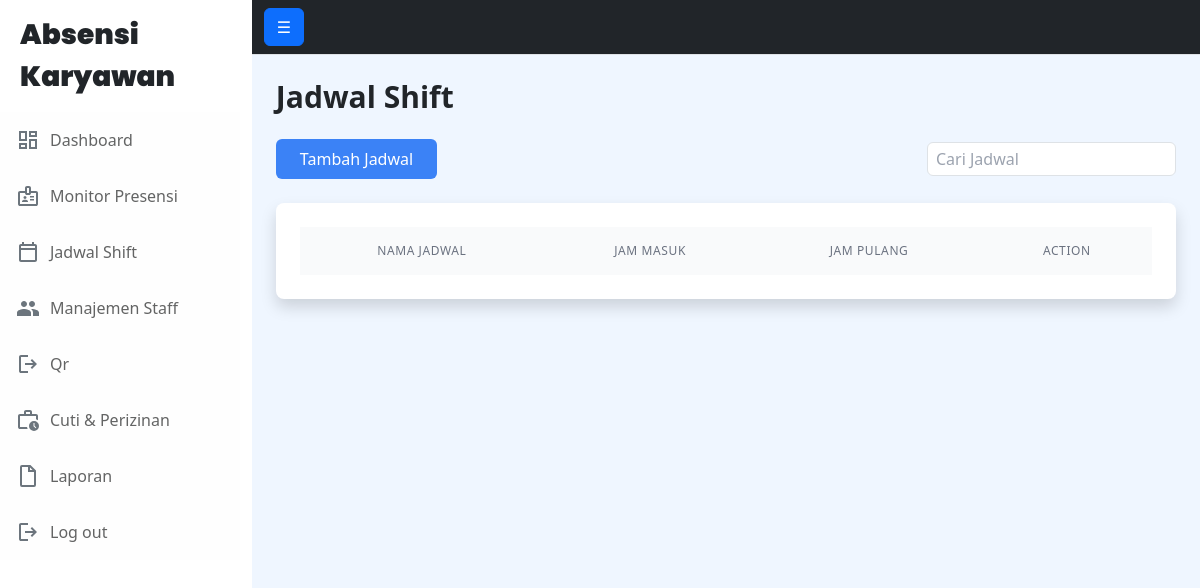
The app's page /app/pages/owner/schedule.php (signed in), older data.
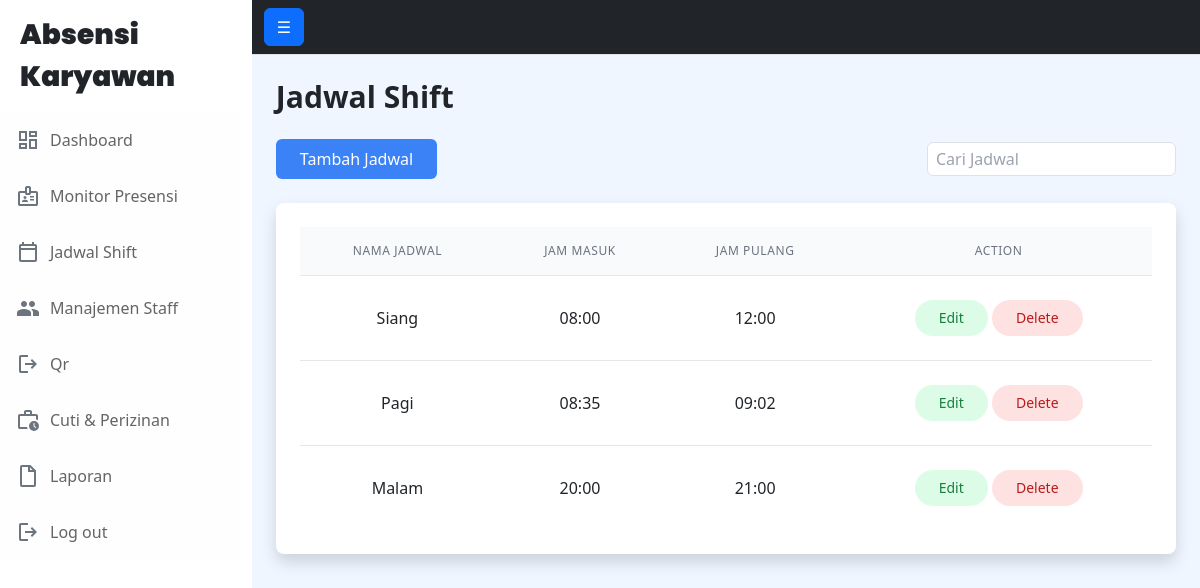
The same page, newer data.
### tables this page shows
CREATE TABLE `shift` (
  `id` int(11) NOT NULL,
  `nama_shift` varchar(50) NOT NULL,
  `jam_masuk` time NOT NULL,
  `jam_keluar` time NOT NULL
);

### app/pages/owner/schedule.php (the view, shortened to what the changed rows need)
<?php
require_once '../../../app/auth/auth.php';
try {
    $stmt = $pdo->query("SELECT * FROM shift ORDER BY jam_masuk");
    $shifts = $stmt->fetchAll(PDO::FETCH_ASSOC);
} catch (PDOException $e) {
    $_SESSION['error'] = "Error mengambil data jadwal: " . $e->getMessage();
    $shifts = [];
}
?>
<!DOCTYPE html>
<html lang="en">
<head>
    <link href="../../../assets/css/styles.css" rel="stylesheet" />
    <script src="https://cdn.tailwindcss.com"></script>
    <link rel="stylesheet" href="https://cdnjs.cloudflare.com/ajax/libs/font-awesome/5.15.3/css/all.min.css">
</head>
<body class="bg-blue-50">
    <div class="d-flex" id="wrapper">
        <div id="page-content-wrapper">
            <div class="container-fluid p-4">
                <h1 class="text-3xl font-semibold mb-4">Jadwal Shift</h1>
                <div class="bg-white shadow rounded-lg p-4 mb-4">
                    <table class="min-w-full divide-y divide-gray-200 text-center">
                        <thead class="bg-gray-50">
                            <tr>
                                <th class="px-6 py-3 text-xs font-medium text-gray-500 uppercase tracking-wider">Nama
                                    Jadwal</th>
                                <th class="px-6 py-3 text-xs font-medium text-gray-500 uppercase tracking-wider">Jam
                                    Masuk</th>
                                <th class="px-6 py-3 text-xs font-medium text-gray-500 uppercase tracking-wider">Jam
                                    Pulang</th>
                                <th class="px-6 py-3 text-xs font-medium text-gray-500 uppercase tracking-wider">Action
                                </th>
                            </tr>
                        </thead>
                        <tbody class="bg-white divide-y divide-gray-200">
                            <?php foreach ($shifts as $shift): ?>
                                <tr>
                                    <td class="px-6 py-4 whitespace-nowrap">
                                        <?php echo htmlspecialchars($shift['nama_shift']); ?>
                                    </td>
                                    <td class="px-6 py-4 whitespace-nowrap">
                                        <?php echo date('H:i', strtotime($shift['jam_masuk'])); ?>
                                    </td>
                                    <td class="px-6 py-4 whitespace-nowrap">
                                        <?php echo date('H:i', strtotime($shift['jam_keluar'])); ?>
                                    </td>
                                    <td class="px-6 py-4 whitespace-nowrap">
                                        <button class="px-4 py-2 bg-green-100 text-green-700 rounded-full text-sm edit-btn"
                                            data-bs-toggle="modal" data-bs-target="#editShiftModal"
                                            data-id="<?php echo $shift['id']; ?>"
                                            data-nama="<?php echo htmlspecialchars($shift['nama_shift']); ?>"
                                            data-masuk="<?php echo $shift['jam_masuk']; ?>"
                                            data-keluar="<?php echo $shift['jam_keluar']; ?>">
                                            Edit
                                        </button>
                                        <form method="POST" class="inline-block">
                                            <button type="submit"
                                                class="px-4 py-2 bg-red-100 text-red-700 rounded-full text-sm"
                                                onclick="return confirm('Apakah Anda yakin ingin menghapus jadwal ini?')">
                                                Delete
                                            </button>
                                        </form>
                                    </td>
                                </tr>
                            <?php endforeach; ?>
                        </tbody>
                    </table>
                </div>
            </div>
        </div>
    </div>
</body>
</html>

Row changes from the older to the newer data that the page shows:
added shift: nama_shift "Siang", jam_masuk "08:00", jam_keluar "12:00"
added shift: nama_shift "Pagi", jam_masuk "08:35", jam_keluar "09:02"
added shift: nama_shift "Malam", jam_masuk "20:00", jam_keluar "21:00"
